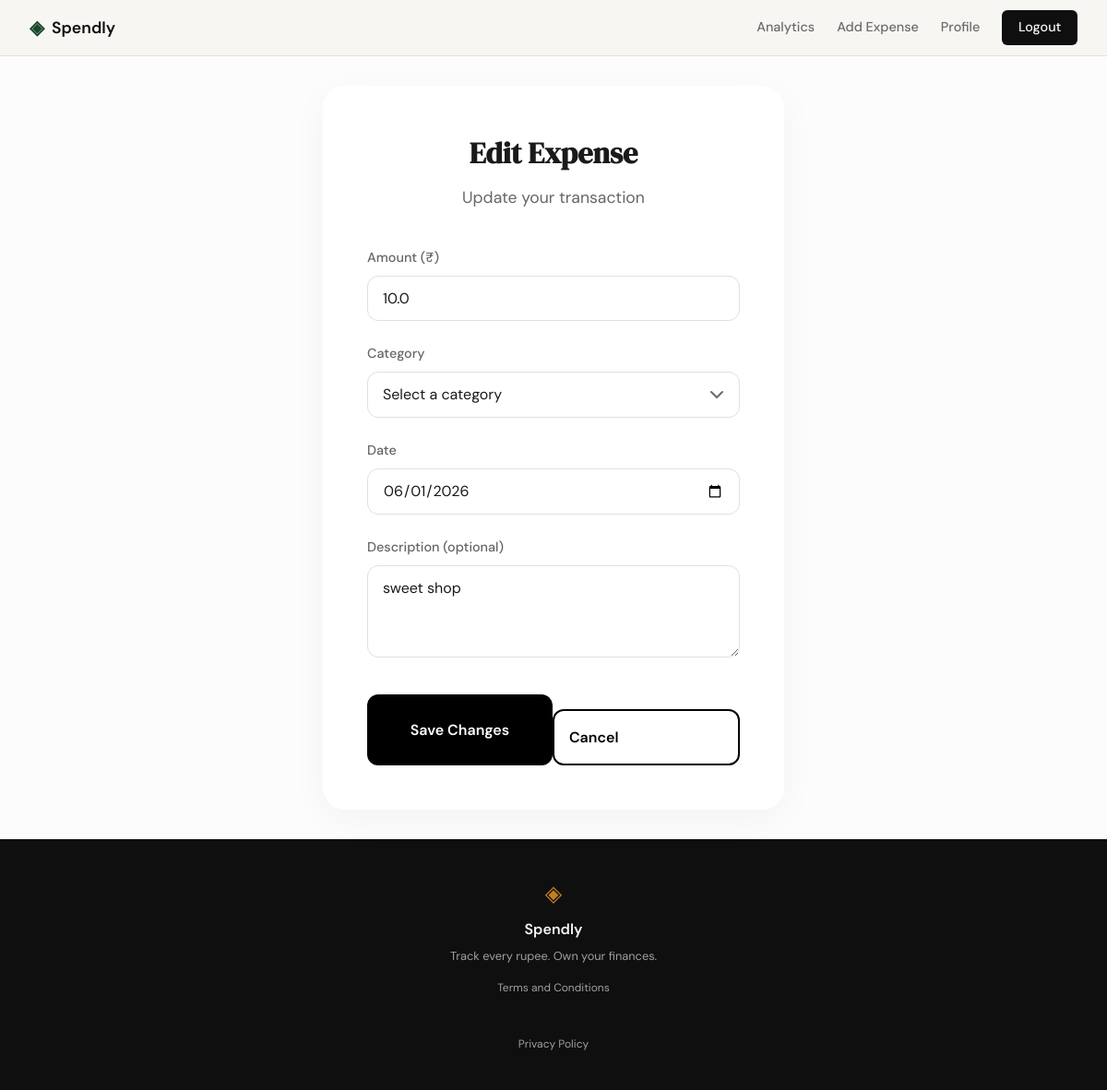
The page /expenses/19/edit (signed in) on the database its author committed.
### tables this page shows
CREATE TABLE expenses (
            id INTEGER PRIMARY KEY AUTOINCREMENT,
            user_id INTEGER NOT NULL,
            amount REAL NOT NULL,
            category TEXT NOT NULL,
            date TEXT NOT NULL,
            description TEXT,
            created_at TEXT DEFAULT (datetime('now')),
            FOREIGN KEY (user_id) REFERENCES users(id)
        );

### app.py (the view, shortened to what this page needs)
@app.route("/expenses/<int:id>/edit", methods=["GET", "POST"])
def edit_expense(id):
    if not session.get("user_id"):
        return redirect(url_for("login"))
    user_id = session["user_id"]
    if request.method == "GET":
        expense = get_expense_by_id(id, user_id)
        if expense is None:
            abort(404)
        categories = ["Food", "Transport", "Bills", "Health", "Entertainment", "Shopping", "Other"]
        return render_template("edit_expense.html",
                             expense=expense,
                             categories=categories)

### database/db.py (called while the page is built)
def get_db():
    conn = sqlite3.connect(DATABASE)
    conn.row_factory = sqlite3.Row
    conn.execute("PRAGMA foreign_keys = ON")
    return conn

### database/queries.py (called while the page is built)
def get_expense_by_id(expense_id, user_id):
    conn = get_db()
    cursor = conn.cursor()
    cursor.execute(
        "SELECT id, user_id, amount, category, date, description FROM expenses WHERE id = ? AND user_id = ?",
        (expense_id, user_id)
    )
    expense = cursor.fetchone()
    conn.close()
    return expense

### templates/edit_expense.html (shortened to what this page needs)
{% extends "base.html" %}
{% block head %}
<link rel="stylesheet" href="{{ url_for('static', filename='css/edit_expense.css') }}">
{% endblock %}
{% block content %}
<div class="edit-expense-page">
    <div class="expense-form-card">
        <h2 class="form-title">Edit Expense</h2>
        <p class="form-subtitle">Update your transaction</p>
        <form method="POST" action="{{ url_for('edit_expense', id=expense.id) }}" class="expense-form">
            <div class="form-group">
                <label for="amount">Amount (₹)</label>
                <input type="number"
                       id="amount"
                       name="amount"
                       step="0.01"
                       min="0.01"
                       required
                       value="{{ amount if amount is defined else expense.amount }}"
                       placeholder="0.00">
            </div>
            <div class="form-group">
                <label for="category">Category</label>
                <select id="category" name="category" required>
                    <option value="" disabled {% if not category or category == '' %}selected{% endif %}>Select a category</option>
                </select>
            </div>
            <div class="form-group">
                <label for="date">Date</label>
                <input type="date"
                       id="date"
                       name="date"
                       required
                       value="{{ date if date is defined else expense.date }}">
            </div>
            <div class="form-group">
                <label for="description">Description (optional)</label>
                <textarea id="description"
                          name="description"
                          maxlength="200"
                          placeholder="What was this for?">{{ description if description is defined else expense.description or '' }}</textarea>
            </div>
            <div class="form-actions">
                <button type="submit" class="btn btn-primary">Save Changes</button>
                <a href="{{ url_for('profile') }}" class="btn btn-secondary">Cancel</a>
            </div>
        </form>
    </div>
</div>
{% endblock %}

### static/css/style.css (style rules this page uses)
:root { --ink: #0f0f0f; --ink-soft: #2d2d2d; --ink-muted: #6b6b6b; --ink-faint: #a0a0a0; --paper: #f7f6f3; --paper-warm: #f0ede6; --paper-card: #ffffff; --accent: #1a472a; --accent-light: #e8f0eb; --accent-2: #c17f24; --accent-2-light: #fdf3e3; --danger: #c0392b; --danger-light: #fdecea; --border: #e4e1da; --border-soft: #eeebe4; --font-display: 'DM Serif Display', Georgia, serif; --font-body: 'DM Sans', system-ui, sans-serif; --max-width: 1200px; --auth-width: 440px; --radius-sm: 6px; --radius-md: 12px; --radius-lg: 20px; }
*, *::before, *::after { box-sizing: border-box; margin: 0; padding: 0; }
html { font-size: 16px; scroll-behavior: smooth; }
body { background: var(--paper); color: var(--ink); font-family: var(--font-body); font-size: 1rem; line-height: 1.6; -webkit-font-smoothing: antialiased; }
a { color: inherit; text-decoration: none; }
.btn-secondary { display: inline-block; background: var(--ink); color: var(--paper); padding: 0.75rem 1.5rem; border-radius: 12px; font-family: var(--font-body); font-size: 0.9rem; font-weight: 500; cursor: pointer; border: none; transition: background 0.2s; text-decoration: none; }
.btn-primary { display: inline-block; background: var(--ink); color: var(--paper); padding: 0.65rem 1.5rem; border-radius: var(--radius-sm); font-family: var(--font-body); font-size: 0.9rem; font-weight: 500; cursor: pointer; border: none; transition: background 0.2s; text-decoration: none; }
.form-group { margin-bottom: 1.25rem; }
.form-group label { display: block; font-size: 0.85rem; font-weight: 500; color: var(--ink-soft); margin-bottom: 0.4rem; }

### static/css/edit_expense.css (style rules this page uses)
.edit-expense-page { background-color: #fcfcfc; min-height: calc(100vh - 60px - 100px); display: flex; flex-direction: column; align-items: center; justify-content: center; padding: 2rem; }
.expense-form-card { background: #ffffff; border-radius: 24px; box-shadow: 0 10px 40px rgba(0,0,0,0.04); padding: 3rem; width: 100%; max-width: 500px; box-sizing: border-box; }
.form-title { font-family: var(--font-display); font-size: 2rem; color: #1a1a1a; margin-bottom: 0.5rem; text-align: center; font-weight: 600; }
.form-subtitle { font-size: 1.1rem; color: #666; margin-bottom: 2.5rem; text-align: center; }
.form-group { margin-bottom: 1.5rem; }
.form-group label { display: block; font-size: 0.9rem; font-weight: 500; color: #666; margin-bottom: 0.5rem; }
input[type="number"], input[type="date"], select, textarea { width: 100%; padding: 0.8rem 1rem; border: 1px solid #e0e0e0; border-radius: 12px; font-family: var(--font-body); font-size: 1rem; color: #1a1a1a; background: #fff; outline: none; transition: all 0.2s; box-sizing: border-box; }
textarea { min-height: 100px; resize: vertical; }
select { appearance: none; background-repeat: no-repeat; background-position: right 0.75rem center; background-size: 1.5rem; }
.form-actions { display: flex; justify-content: center; margin-top: 2rem; }
.btn-primary { width: 100%; padding: 1rem; font-size: 1rem; font-weight: 600; border: none; border-radius: 12px; cursor: pointer; transition: all 0.2s; background: #000; color: #fff; }
.btn-secondary { width: 100%; padding: 1rem; font-size: 1rem; font-weight: 600; border: 2px solid #000; border-radius: 12px; cursor: pointer; transition: all 0.2s; background: #fff; color: #000; margin-top: 1rem; }

### rows shown on the page
expenses: amount "10.0", date "06/01/2026", description "sweet shop"
